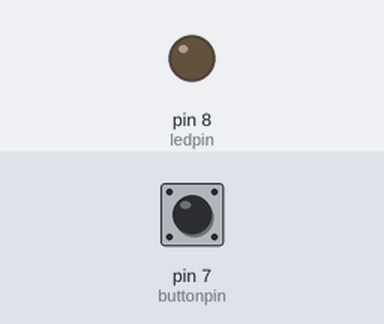
This sketch was run on a simulated Arduino Uno, built with avr-gcc and run on an emulated ATmega328P. Parts: output pins drawn as LEDs (lit = HIGH). The inputs (shaded band) are chosen by the test bench; at power-on: pin 7 (buttonpin) HIGH.

Above: at 1.2 s.
1.3 s: pin 7 (buttonpin) pulled LOW for 0.15 s
At 1.37 s:
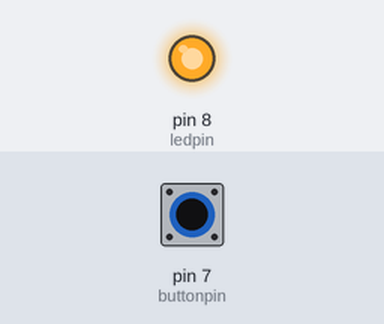
2.9 s: pin 7 (buttonpin) pulled LOW for 3.2 s
At 7.4 s:
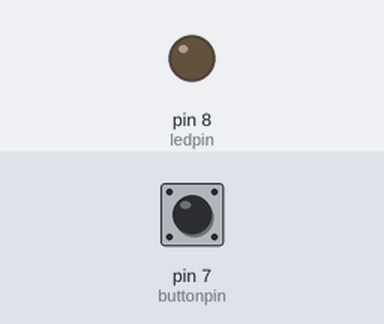
Timing chart, 0 to 8.9 s (numbered marks = the images above; inputs shaded):
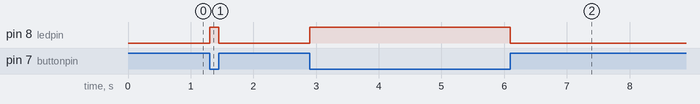

The sketch:

ButtonLedLight.ino
```cpp
int val;//定義變數val
int buttonpin=7 ;//定義button pin8
int ledpin=8 ;//定義Led pin8


void setup()
{
pinMode(buttonpin,INPUT);
pinMode(ledpin,OUTPUT);
//設置數位接腳8為輸出介面，Arduino 上我們用到的I/O 口都要進行類似這樣的定義。
}
void loop()
{
  if (digitalRead(buttonpin) == LOW)  //Low for button is open
      {
        digitalWrite( ledpin,HIGH) ;
      }
      else
      {
           digitalWrite( ledpin,LOW) ;
      }


}
```

Measured:
- after the input at 1.3 s, pin 8 (ledpin): LOW → HIGH at once, → LOW 0.15 s later
- after the input at 2.9 s, pin 8 (ledpin): LOW → HIGH at once, → LOW 3.2 s later
